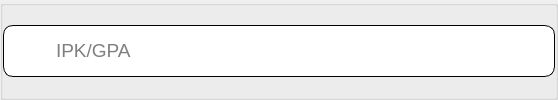
                  <widget class="QGroupBox" name="gpaIndex">
                   <property name="title">
                    <string/>
                   </property>
                   <layout class="QHBoxLayout" name="horizontalLayout_20">
                    <property name="spacing">
                     <number>0</number>
                    </property>
                    <property name="leftMargin">
                     <number>0</number>
                    </property>
                    <property name="topMargin">
                     <number>0</number>
                    </property>
                    <property name="rightMargin">
                     <number>0</number>
                    </property>
                    <property name="bottomMargin">
                     <number>0</number>
                    </property>
                    <item>
                     <widget class="QGroupBox" name="groupBox_8">
                      <property name="sizePolicy">
                       <sizepolicy hsizetype="Fixed" vsizetype="Fixed">
                        <horstretch>0</horstretch>
                        <verstretch>0</verstretch>
                       </sizepolicy>
                      </property>
                      <property name="minimumSize">
                       <size>
                        <width>100</width>
                        <height>0</height>
                       </size>
                      </property>
                      <property name="maximumSize">
                       <size>
                        <width>1250</width>
                        <height>16777215</height>
                       </size>
                      </property>
                      <property name="styleSheet">
                       <string notr="true">border-style:solid;
border-width:1px;
border-radius: 10px;
background-color:white;</string>
                      </property>
                      <property name="title">
                       <string/>
                      </property>
                      <layout class="QHBoxLayout" name="horizontalLayout_10">
                       <property name="spacing">
                        <number>10</number>
                       </property>
                       <property name="leftMargin">
                        <number>10</number>
                       </property>
                       <property name="topMargin">
                        <number>10</number>
                       </property>
                       <property name="rightMargin">
                        <number>0</number>
                       </property>
                       <property name="bottomMargin">
                        <number>10</number>
                       </property>
                       <item>
                        <widget class="QGroupBox" name="groupBox_9">
                         <property name="sizePolicy">
                          <sizepolicy hsizetype="Expanding" vsizetype="Expanding">
                           <horstretch>0</horstretch>
                           <verstretch>0</verstretch>
                          </sizepolicy>
                         </property>
                         <property name="maximumSize">
                          <size>
                           <width>30</width>
                           <height>30</height>
                          </size>
                         </property>
                         <property name="styleSheet">
                          <string notr="true">border:none;</string>
                         </property>
                         <property name="title">
                          <string/>
                         </property>
                         <layout class="QVBoxLayout" name="verticalLayout_10">
                          <property name="leftMargin">
                           <number>0</number>
                          </property>
                          <property name="topMargin">
                           <number>0</number>
                          </property>
                          <property name="rightMargin">
                           <number>0</number>
                          </property>
                          <property name="bottomMargin">
                           <number>0</number>
                          </property>
                          <item>
                           <widget class="QLabel" name="mbtiLabel_3">
                            <property name="sizePolicy">
                             <sizepolicy hsizetype="Minimum" vsizetype="Minimum">
                              <horstretch>0</horstretch>
                              <verstretch>0</verstretch>
                             </sizepolicy>
                            </property>
                            <property name="minimumSize">
                             <size>
                              <width>30</width>
                              <height>30</height>
                             </size>
                            </property>
                            <property name="maximumSize">
                             <size>
                              <width>30</width>
                              <height>30</height>
                             </size>
                            </property>
                            <property name="text">
                             <string/>
                            </property>
                            <property name="pixmap">
                             <pixmap>assets/graduation-cap-bold-svgrepo-com.svg</pixmap>
                            </property>
                            <property name="scaledContents">
                             <bool>true</bool>
                            </property>
                           </widget>
                          </item>
                         </layout>
                        </widget>
                       </item>
                       <item>
                        <widget class="QLineEdit" name="mbtiBox_3">
                         <property name="sizePolicy">
                          <sizepolicy hsizetype="Expanding" vsizetype="Fixed">
                           <horstretch>0</horstretch>
                           <verstretch>0</verstretch>
                          </sizepolicy>
                         </property>
                         <property name="minimumSize">
                          <size>
                           <width>500</width>
                           <height>0</height>
                          </size>
                         </property>
                         <property name="maximumSize">
                          <size>
                           <width>1250</width>
                           <height>16777215</height>
                          </size>
                         </property>
                         <property name="font">
                          <font>
                           <pointsize>14</pointsize>
                          </font>
                         </property>
                         <property name="styleSheet">
                          <string notr="true">border:none;
</string>
                         </property>
                         <property name="inputMask">
                          <string/>
                         </property>
                         <property name="text">
                          <string/>
                         </property>
                         <property name="placeholderText">
                          <string>IPK/GPA</string>
                         </property>
                         <property name="clearButtonEnabled">
                          <bool>false</bool>
                         </property>
                        </widget>
                       </item>
                      </layout>
                     </widget>
                    </item>
                   </layout>
                  </widget>
